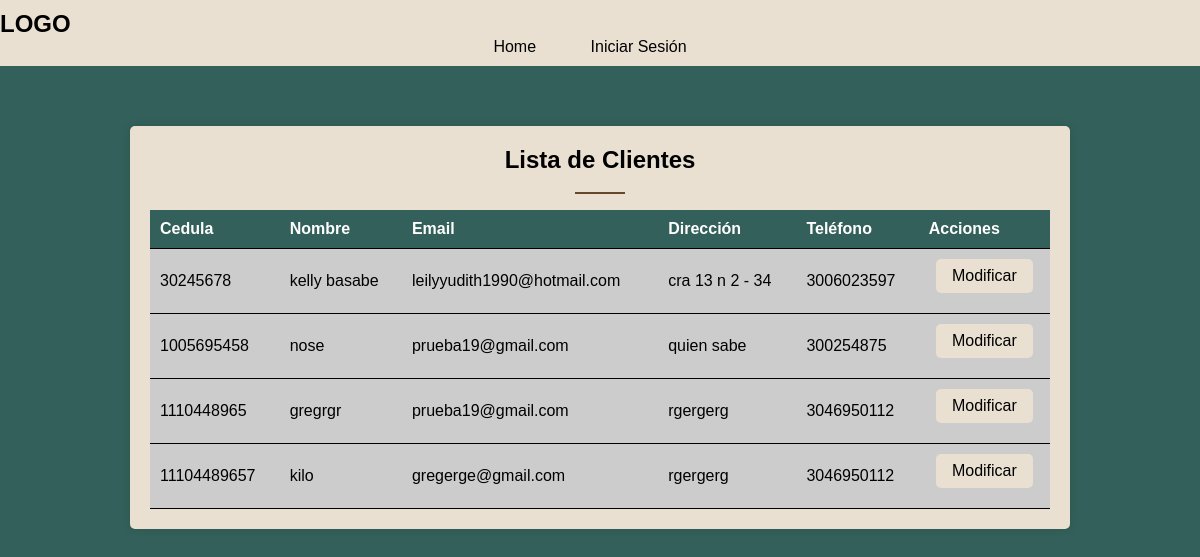
/clientes/, run on the app's committed database.
### tasks/models.py (models this page shows, shortened)
class Clientes(models.Model):
    Id_cedula = models.CharField(max_length=20,unique=True)
    nombres = models.CharField(max_length=100)
    email = models.EmailField()
    direccion = models.CharField(max_length=255)
    telefono = models.CharField(max_length=15)

### tasks/views.py (the view)
# urls.py: path('clientes/', views.lista_clientes, name='lista_clientes'),
def lista_clientes(request):
    clientes = Clientes.objects.all()
    return render(request, 'lista_clientes.html', {'clientes': clientes})

### tasks/templates/lista_clientes.html (shortened to what this page needs)
{% extends 'base.html' %}
    {% block clientis %}
    {% load static %}
    <link rel="stylesheet" href="{% static 'css/clientes.css' %}">
    {% endblock %}
    {% block content %}
    <div class="container">
        <h1 class="titulo">Lista de Clientes</h1>
        <table>
            <thead>
                <tr>
                    <th class="amarillo">Cedula</th>
                    <th class="amarillo">Nombre</th>
                    <th class="amarillo">Email</th>
                    <th class="amarillo" >Dirección</th>
                    <th class="amarillo">Teléfono</th>
                    <th class="amarillo" >Acciones</th>
                </tr>
            </thead>
            <tbody>
                {% for cliente in clientes %}
                <tr>
                    <td class="cedula">{{ cliente.Id_cedula }}</td>
                    <td class="nombre">{{ cliente.nombres }}</td>
                    <td class="email">{{ cliente.email }}</td>
                    <td class="direccion">{{ cliente.direccion }}</td>
                    <td class="telefono">{{ cliente.telefono }}</td>
                    <td class="actions">
                        <div class="center-button">
                            <div class="button-container">
                                <a href="{% url 'editar_cliente' cliente.id %}">Modificar</a>
                            </div>
                        </div>
                    </td>
                </tr>
                {% endfor %}
            </tbody>
        </table>
    </div>
    {% endblock %}

### tasks/templates/base.html (shortened to what this page needs)
{% load static %}
<!DOCTYPE html>
<html lang="en">
<head>
    <link rel="stylesheet" href="{% static 'css/base.css' %}">
</head>
<header>
    <div class="wrapper">
        <div class="logo">LOGO</div>
        <nav>
            <ul>
                <li><a href="/">Home</a></li>
                {% if user.is_authenticated %}
                    <li><a href="/carrito">Carrito</a></li>
                    <li><a href="/productos/">Productos Agregados</a></li>
                    <li><a href="/clientes/">Clientes</a></li>
                    <li><a href="/agregar_cliente/">Agregar Clientes</a></li>
                    <li><a href="/logout">Cerrar Sesión</a></li>
                {% else %}
                    <li><a href="/iniciarSesion">Iniciar Sesión</a></li>
                {% endif %}
            </ul>
        </nav>
    </div>
</header>
    {% block content %}
    {% endblock %}
    {% block clientis %}
    {% endblock %}
</body>
</html>

### tasks/static/css/base.css (style rules this page uses)
header { background-color: #e9e0d1; color: #000000; padding: 10px 0; }
.logo { font-size: 24px; font-weight: bold; }
nav ul { list-style-type: none; padding: 0; margin: 0; text-align: center; }
nav ul li { display: inline-block; margin-right: 20px; }
nav ul li a { color: #000000; text-decoration: none; padding: 10px 15px; border-radius: 5px; transition: background-color 0.3s ease; }
nav ul li a { position: relative; overflow: hidden; }
nav ul li a::after { content: ""; position: absolute; bottom: 0; left: 0; width: 100%; height: 2px; background-color: #68462b; transform: scaleX(0); transition: transform 0.3s ease; }

### tasks/static/css/clientes.css (style rules this page uses)
.container { max-width: 900px; margin: 20px auto; margin-top: 5%; padding: 20px; background-color: #e9e0d1; border-radius: 5px; box-shadow: 0 0 10px rgba(0, 0, 0, 0.1); }
.amarillo { background-color: #33605a; color: white; }
h1 { text-align: center; margin-top: 0; padding-bottom: 20px; font-size: 24px; position: relative; }
h1::after { content: ''; display: block; width: 50px; height: 2px; background-color: #68462b; position: absolute; bottom: 0; left: 50%; transform: translateX(-50%); }
table { width: 100%; border-collapse: collapse; }
th, td { padding: 10px; text-align: left; border-bottom: 1px solid #000000; background-color: #ccc; }
.actions { text-align: center; }
.center-button { display: flex; justify-content: center; }
.button-container { margin-bottom: 10px; }
.button-container a { display: inline-block; padding: 8px 16px; background-color: #e9e0d1; color: #000000; text-decoration: none; border-radius: 5px; transition: background-color 0.3s; }

### data on the page
Clientes: Id_cedula "30245678", nombres "kelly basabe", email "leilyyudith1990@hotmail.com", direccion "cra 13 n 2 - 34", telefono "3006023597"
Clientes: Id_cedula "1005695458", nombres "nose", email "prueba19@gmail.com", direccion "quien sabe", telefono "300254875"
Clientes: Id_cedula "1110448965", nombres "gregrgr", email "prueba19@gmail.com", direccion "rgergerg", telefono "3046950112"
Clientes: Id_cedula "11104489657", nombres "kilo", email "gregerge@gmail.com", direccion "rgergerg", telefono "3046950112"
